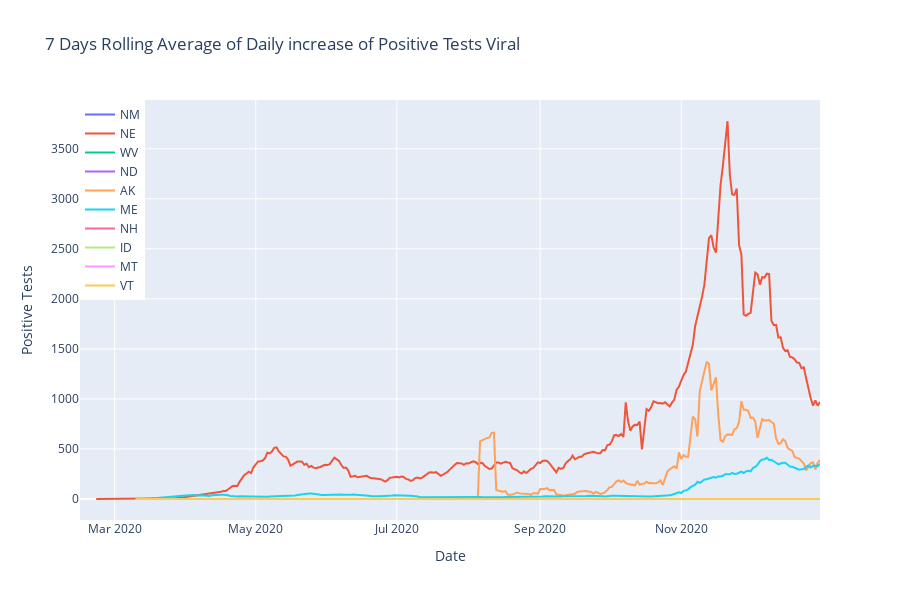

The notebook cell saved with this chart:
### Code cell
fig=go.Figure()
for state in statewise.head(10).index:
    fig.add_trace(go.Scatter(x=grouped_state.loc[state].index, 
                             y=grouped_state.loc[state]["positiveTestsViral"].rolling(window=7).mean().diff(),
                    mode='lines',name=state))
fig.update_layout(height=600,title="7 Days Rolling Average of Daily increase of Positive Tests Viral",
                 xaxis_title="Date",yaxis_title="Positive Tests",
                 legend=dict(x=0,y=1,traceorder="normal"))
fig.show()

### Figure 1 — Plotly figure (JSON) as saved in the notebook; plotly's stock layout.template omitted (floating-point values rounded to 4 significant figures; data arrays with more than 128 entries replaced by an {"elided": "..."} marker saying what was removed)
{"data": [{"mode": "lines", "name": "NM", "type": "scatter", "x": {"elided": "271 str values"}, "y": {"elided": "271 int values"}}, {"mode": "lines", "name": "NE", "type": "scatter", "x": {"elided": "315 str values"}, "y": {"elided": "315 float values"}}, {"mode": "lines", "name": "WV", "type": "scatter", "x": {"elided": "299 str values"}, "y": {"elided": "299 int values"}}, {"mode": "lines", "name": "ND", "type": "scatter", "x": {"elided": "298 str values"}, "y": {"elided": "298 int values"}}, {"mode": "lines", "name": "AK", "type": "scatter", "x": {"elided": "299 str values"}, "y": {"elided": "299 float values"}}, {"mode": "lines", "name": "ME", "type": "scatter", "x": {"elided": "300 str values"}, "y": {"elided": "300 float values"}}, {"mode": "lines", "name": "NH", "type": "scatter", "x": {"elided": "302 str values"}, "y": {"elided": "302 int values"}}, {"mode": "lines", "name": "ID", "type": "scatter", "x": {"elided": "299 str values"}, "y": {"elided": "299 int values"}}, {"mode": "lines", "name": "MT", "type": "scatter", "x": {"elided": "298 str values"}, "y": {"elided": "298 int values"}}, {"mode": "lines", "name": "VT", "type": "scatter", "x": {"elided": "304 str values"}, "y": {"elided": "304 int values"}}], "layout": {"height": 600, "legend": {"traceorder": "normal", "x": 0, "y": 1}, "title": {"text": "7 Days Rolling Average of Daily increase of Positive Tests Viral"}, "xaxis": {"title": {"text": "Date"}}, "yaxis": {"title": {"text": "Positive Tests"}}}}
